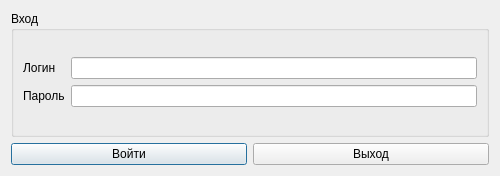
<?xml version="1.0" encoding="UTF-8"?>
<ui version="4.0">
 <class>LoginDialog</class>
 <widget class="QDialog" name="LoginDialog">
  <property name="geometry">
   <rect>
    <x>0</x>
    <y>0</y>
    <width>500</width>
    <height>176</height>
   </rect>
  </property>
  <property name="windowTitle">
   <string>Dialog</string>
  </property>
  <layout class="QVBoxLayout" name="verticalLayout">
   <item>
    <widget class="QGroupBox" name="groupBox">
     <property name="title">
      <string>Вход</string>
     </property>
     <layout class="QVBoxLayout" name="verticalLayout_2">
      <item>
       <layout class="QGridLayout" name="gridLayout">
        <item row="0" column="0">
         <widget class="QLabel" name="loginLabel">
          <property name="text">
           <string>Логин</string>
          </property>
         </widget>
        </item>
        <item row="0" column="1">
         <widget class="QLineEdit" name="loginLineEdit"/>
        </item>
        <item row="1" column="0">
         <widget class="QLabel" name="passwordLabel">
          <property name="text">
           <string>Пароль</string>
          </property>
         </widget>
        </item>
        <item row="1" column="1">
         <widget class="QLineEdit" name="passwordLineEdit"/>
        </item>
       </layout>
      </item>
     </layout>
    </widget>
   </item>
   <item>
    <layout class="QHBoxLayout" name="horizontalLayout">
     <item>
      <widget class="QPushButton" name="loginPushButton">
       <property name="text">
        <string>Войти</string>
       </property>
      </widget>
     </item>
     <item>
      <widget class="QPushButton" name="exitPushButton">
       <property name="text">
        <string>Выход</string>
       </property>
      </widget>
     </item>
    </layout>
   </item>
  </layout>
 </widget>
 <resources/>
 <connections/>
</ui>
